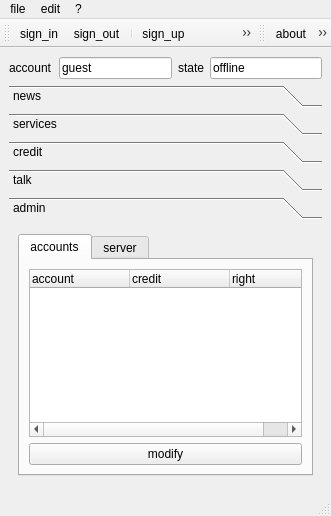
<ui version="4.0" >
 <class>Client</class>
 <widget class="QMainWindow" name="Client" >
  <property name="geometry" >
   <rect>
    <x>0</x>
    <y>0</y>
    <width>331</width>
    <height>516</height>
   </rect>
  </property>
  <property name="windowTitle" >
   <string>client</string>
  </property>
  <widget class="QWidget" name="centralwidget" >
   <layout class="QGridLayout" >
    <item row="0" column="0" >
     <layout class="QHBoxLayout" >
      <item>
       <widget class="QLabel" name="label" >
        <property name="text" >
         <string>account</string>
        </property>
       </widget>
      </item>
      <item>
       <widget class="QLineEdit" name="infoAccount" >
        <property name="enabled" >
         <bool>true</bool>
        </property>
        <property name="text" >
         <string>guest</string>
        </property>
        <property name="readOnly" >
         <bool>true</bool>
        </property>
       </widget>
      </item>
      <item>
       <widget class="QLabel" name="label_2" >
        <property name="text" >
         <string>state</string>
        </property>
       </widget>
      </item>
      <item>
       <widget class="QLineEdit" name="infoStatus" >
        <property name="enabled" >
         <bool>true</bool>
        </property>
        <property name="text" >
         <string>offline</string>
        </property>
        <property name="readOnly" >
         <bool>true</bool>
        </property>
       </widget>
      </item>
     </layout>
    </item>
    <item row="1" column="0" >
     <widget class="QToolBox" name="pageBox" >
      <property name="currentIndex" >
       <number>4</number>
      </property>
      <widget class="QWidget" name="news" >
       <property name="geometry" >
        <rect>
         <x>0</x>
         <y>0</y>
         <width>313</width>
         <height>236</height>
        </rect>
       </property>
       <attribute name="label" >
        <string>news</string>
       </attribute>
       <attribute name="icon" >
        <iconset resource="../resources/resources.qrc" >:/pages/images/newspaper.png</iconset>
       </attribute>
       <layout class="QGridLayout" >
        <item row="0" column="0" >
         <layout class="QVBoxLayout" >
          <item>
           <widget class="QTreeWidget" name="newsList" >
            <column>
             <property name="text" >
              <string>subject</string>
             </property>
            </column>
            <column>
             <property name="text" >
              <string>author</string>
             </property>
            </column>
            <column>
             <property name="text" >
              <string>date</string>
             </property>
            </column>
           </widget>
          </item>
          <item>
           <widget class="QPushButton" name="newsRead" >
            <property name="text" >
             <string>read</string>
            </property>
            <property name="icon" >
             <iconset resource="../resources/resources.qrc" >:/news/images/newspaper_go.png</iconset>
            </property>
           </widget>
          </item>
          <item>
           <layout class="QHBoxLayout" >
            <item>
             <widget class="QPushButton" name="newsAdd" >
              <property name="text" >
               <string>add</string>
              </property>
              <property name="icon" >
               <iconset resource="../resources/resources.qrc" >:/news/images/newspaper_add.png</iconset>
              </property>
             </widget>
            </item>
            <item>
             <widget class="QPushButton" name="newsDelete" >
              <property name="text" >
               <string>delete</string>
              </property>
              <property name="icon" >
               <iconset resource="../resources/resources.qrc" >:/news/images/newspaper_delete.png</iconset>
              </property>
             </widget>
            </item>
           </layout>
          </item>
         </layout>
        </item>
       </layout>
      </widget>
      <widget class="QWidget" name="services" >
       <property name="geometry" >
        <rect>
         <x>0</x>
         <y>0</y>
         <width>313</width>
         <height>236</height>
        </rect>
       </property>
       <attribute name="label" >
        <string>services</string>
       </attribute>
       <attribute name="icon" >
        <iconset resource="../resources/resources.qrc" >:/pages/images/bricks.png</iconset>
       </attribute>
       <layout class="QGridLayout" >
        <item row="0" column="0" >
         <layout class="QVBoxLayout" >
          <item>
           <widget class="QTabWidget" name="serviceBox" >
            <property name="currentIndex" >
             <number>0</number>
            </property>
            <widget class="QWidget" name="tab" >
             <attribute name="title" >
              <string>web</string>
             </attribute>
             <layout class="QGridLayout" >
              <item row="0" column="0" >
               <widget class="QListWidget" name="serviceWebList" />
              </item>
             </layout>
            </widget>
            <widget class="QWidget" name="tab_2" >
             <attribute name="title" >
              <string>stream</string>
             </attribute>
             <layout class="QGridLayout" >
              <item row="0" column="0" >
               <widget class="QListWidget" name="serviceStreamList" />
              </item>
             </layout>
            </widget>
           </widget>
          </item>
          <item>
           <layout class="QHBoxLayout" >
            <item>
             <widget class="QPushButton" name="serviceManage" >
              <property name="text" >
               <string>manage</string>
              </property>
              <property name="icon" >
               <iconset resource="../resources/resources.qrc" >:/services/images/brick_edit.png</iconset>
              </property>
             </widget>
            </item>
            <item>
             <widget class="QPushButton" name="serviceCredit" >
              <property name="text" >
               <string>credit</string>
              </property>
              <property name="icon" >
               <iconset resource="../resources/resources.qrc" >:/services/images/coins_add.png</iconset>
              </property>
             </widget>
            </item>
           </layout>
          </item>
          <item>
           <widget class="QPushButton" name="serviceAdd" >
            <property name="text" >
             <string>add_new_service</string>
            </property>
            <property name="icon" >
             <iconset resource="../resources/resources.qrc" >:/services/images/brick_add.png</iconset>
            </property>
           </widget>
          </item>
         </layout>
        </item>
       </layout>
      </widget>
      <widget class="QWidget" name="credit" >
       <property name="geometry" >
        <rect>
         <x>0</x>
         <y>0</y>
         <width>313</width>
         <height>236</height>
        </rect>
       </property>
       <attribute name="label" >
        <string>credit</string>
       </attribute>
       <attribute name="icon" >
        <iconset resource="../resources/resources.qrc" >:/pages/images/coins.png</iconset>
       </attribute>
       <layout class="QGridLayout" >
        <item row="0" column="0" >
         <layout class="QVBoxLayout" >
          <item>
           <layout class="QHBoxLayout" >
            <item>
             <widget class="QLabel" name="label_3" >
              <property name="text" >
               <string>currently</string>
              </property>
             </widget>
            </item>
            <item>
             <widget class="QLineEdit" name="creditCurrently" >
              <property name="enabled" >
               <bool>false</bool>
              </property>
              <property name="text" >
               <string>0</string>
              </property>
             </widget>
            </item>
           </layout>
          </item>
          <item>
           <widget class="QTabWidget" name="creditBox" >
            <property name="currentIndex" >
             <number>0</number>
            </property>
            <widget class="QWidget" name="web" >
             <attribute name="title" >
              <string>web</string>
             </attribute>
             <layout class="QGridLayout" >
              <item row="0" column="0" >
               <widget class="QListWidget" name="creditWebList" />
              </item>
             </layout>
            </widget>
            <widget class="QWidget" name="stream" >
             <attribute name="title" >
              <string>stream</string>
             </attribute>
             <layout class="QGridLayout" >
              <item row="0" column="0" >
               <widget class="QListWidget" name="creditStreamList" />
              </item>
             </layout>
            </widget>
           </widget>
          </item>
         </layout>
        </item>
       </layout>
      </widget>
      <widget class="QWidget" name="talk" >
       <property name="geometry" >
        <rect>
         <x>0</x>
         <y>0</y>
         <width>313</width>
         <height>236</height>
        </rect>
       </property>
       <attribute name="label" >
        <string>talk</string>
       </attribute>
       <attribute name="icon" >
        <iconset resource="../resources/resources.qrc" >:/pages/images/user_comment.png</iconset>
       </attribute>
       <layout class="QGridLayout" >
        <item row="0" column="0" >
         <layout class="QVBoxLayout" >
          <item>
           <widget class="QTabWidget" name="talkBox" >
            <property name="currentIndex" >
             <number>0</number>
            </property>
            <widget class="QWidget" name="mycontacts" >
             <attribute name="title" >
              <string>mycontacts</string>
             </attribute>
             <layout class="QGridLayout" >
              <item row="0" column="0" >
               <layout class="QVBoxLayout" >
                <item>
                 <widget class="QListWidget" name="talkMyContactsList" />
                </item>
                <item>
                 <layout class="QHBoxLayout" >
                  <item>
                   <widget class="QPushButton" name="talkMyContactsAdd" >
                    <property name="text" >
                     <string>add</string>
                    </property>
                    <property name="icon" >
                     <iconset resource="../resources/resources.qrc" >:/talk/images/user_add.png</iconset>
                    </property>
                   </widget>
                  </item>
                  <item>
                   <widget class="QPushButton" name="talkMyContactsDel" >
                    <property name="text" >
                     <string>delete</string>
                    </property>
                    <property name="icon" >
                     <iconset resource="../resources/resources.qrc" >:/talk/images/user_delete.png</iconset>
                    </property>
                   </widget>
                  </item>
                 </layout>
                </item>
               </layout>
              </item>
             </layout>
            </widget>
            <widget class="QWidget" name="allcontacts" >
             <attribute name="title" >
              <string>allcontacts</string>
             </attribute>
             <layout class="QGridLayout" >
              <item row="0" column="0" >
               <layout class="QVBoxLayout" >
                <item>
                 <widget class="QListWidget" name="talkAllContactsList" />
                </item>
                <item>
                 <layout class="QHBoxLayout" >
                  <item>
                   <widget class="QPushButton" name="talkAllContactsAdd" >
                    <property name="text" >
                     <string>talk_all_contacts_add</string>
                    </property>
                    <property name="icon" >
                     <iconset resource="../resources/resources.qrc" >:/talk/images/user_add.png</iconset>
                    </property>
                   </widget>
                  </item>
                 </layout>
                </item>
               </layout>
              </item>
             </layout>
            </widget>
           </widget>
          </item>
          <item>
           <widget class="QPushButton" name="talkOpen" >
            <property name="text" >
             <string>talk</string>
            </property>
            <property name="icon" >
             <iconset resource="../resources/resources.qrc" >:/talk/images/comment_edit.png</iconset>
            </property>
           </widget>
          </item>
         </layout>
        </item>
       </layout>
      </widget>
      <widget class="QWidget" name="admin" >
       <property name="geometry" >
        <rect>
         <x>0</x>
         <y>0</y>
         <width>313</width>
         <height>236</height>
        </rect>
       </property>
       <attribute name="label" >
        <string>admin</string>
       </attribute>
       <attribute name="icon" >
        <iconset resource="../resources/resources.qrc" >:/pages/images/key_delete.png</iconset>
       </attribute>
       <layout class="QGridLayout" >
        <item row="0" column="0" >
         <layout class="QVBoxLayout" >
          <item>
           <widget class="QTabWidget" name="adminBox" >
            <property name="currentIndex" >
             <number>0</number>
            </property>
            <widget class="QWidget" name="tab_3" >
             <attribute name="title" >
              <string>accounts</string>
             </attribute>
             <layout class="QGridLayout" >
              <item row="0" column="0" >
               <layout class="QVBoxLayout" >
                <item>
                 <widget class="QTreeWidget" name="adminAccountList" >
                  <column>
                   <property name="text" >
                    <string>account</string>
                   </property>
                  </column>
                  <column>
                   <property name="text" >
                    <string>credit</string>
                   </property>
                  </column>
                  <column>
                   <property name="text" >
                    <string>right</string>
                   </property>
                  </column>
                 </widget>
                </item>
                <item>
                 <widget class="QPushButton" name="adminModify" >
                  <property name="text" >
                   <string>modify</string>
                  </property>
                  <property name="icon" >
                   <iconset resource="../resources/resources.qrc" >:/admin/images/user_edit.png</iconset>
                  </property>
                 </widget>
                </item>
               </layout>
              </item>
             </layout>
            </widget>
            <widget class="QWidget" name="tab_4" >
             <attribute name="title" >
              <string>server</string>
             </attribute>
             <layout class="QGridLayout" >
              <item row="0" column="0" >
               <layout class="QGridLayout" >
                <item row="0" column="0" >
                 <widget class="QLabel" name="label_4" >
                  <property name="text" >
                   <string>halt_txt</string>
                  </property>
                 </widget>
                </item>
                <item row="1" column="0" >
                 <widget class="QPushButton" name="serverHalt" >
                  <property name="text" >
                   <string>halt</string>
                  </property>
                  <property name="icon" >
                   <iconset resource="../resources/resources.qrc" >:/admin/images/control_stop_blue.png</iconset>
                  </property>
                 </widget>
                </item>
                <item row="0" column="1" >
                 <widget class="QLabel" name="label_7" >
                  <property name="text" >
                   <string>reload_txt</string>
                  </property>
                 </widget>
                </item>
                <item row="1" column="1" >
                 <widget class="QPushButton" name="serverReload" >
                  <property name="text" >
                   <string>reload</string>
                  </property>
                  <property name="icon" >
                   <iconset resource="../resources/resources.qrc" >:/admin/images/control_repeat_blue.png</iconset>
                  </property>
                 </widget>
                </item>
                <item row="2" column="0" >
                 <widget class="QLabel" name="label_6" >
                  <property name="text" >
                   <string>play_txt</string>
                  </property>
                 </widget>
                </item>
                <item row="3" column="0" >
                 <widget class="QPushButton" name="serverPlay" >
                  <property name="text" >
                   <string>play</string>
                  </property>
                  <property name="icon" >
                   <iconset resource="../resources/resources.qrc" >:/admin/images/control_play_blue.png</iconset>
                  </property>
                 </widget>
                </item>
                <item row="2" column="1" >
                 <widget class="QLabel" name="label_5" >
                  <property name="text" >
                   <string>break_txt</string>
                  </property>
                 </widget>
                </item>
                <item row="3" column="1" >
                 <widget class="QPushButton" name="serverBreak" >
                  <property name="text" >
                   <string>break</string>
                  </property>
                  <property name="icon" >
                   <iconset resource="../resources/resources.qrc" >:/admin/images/control_pause_blue.png</iconset>
                  </property>
                 </widget>
                </item>
               </layout>
              </item>
             </layout>
            </widget>
           </widget>
          </item>
         </layout>
        </item>
       </layout>
      </widget>
     </widget>
    </item>
   </layout>
  </widget>
  <widget class="QMenuBar" name="menubar" >
   <property name="geometry" >
    <rect>
     <x>0</x>
     <y>0</y>
     <width>331</width>
     <height>26</height>
    </rect>
   </property>
   <widget class="QMenu" name="menuConnection" >
    <property name="title" >
     <string>file</string>
    </property>
    <addaction name="actionSignIn" />
    <addaction name="actionSignOut" />
    <addaction name="separator" />
    <addaction name="actionSignUp" />
    <addaction name="actionRefresh" />
    <addaction name="separator" />
    <addaction name="actionQuit" />
   </widget>
   <widget class="QMenu" name="menuEdit" >
    <property name="title" >
     <string>edit</string>
    </property>
    <addaction name="actionOptions" />
    <addaction name="separator" />
    <addaction name="actionAccounts" />
   </widget>
   <widget class="QMenu" name="menuHelp" >
    <property name="title" >
     <string>?</string>
    </property>
    <addaction name="actionAbout" />
   </widget>
   <addaction name="menuConnection" />
   <addaction name="menuEdit" />
   <addaction name="menuHelp" />
  </widget>
  <widget class="QStatusBar" name="statusbar" />
  <widget class="QToolBar" name="toolBarAction" >
   <property name="windowTitle" >
    <string>action</string>
   </property>
   <attribute name="toolBarArea" >
    <enum>TopToolBarArea</enum>
   </attribute>
   <attribute name="toolBarBreak" >
    <bool>false</bool>
   </attribute>
   <addaction name="actionSignIn" />
   <addaction name="actionSignOut" />
   <addaction name="separator" />
   <addaction name="actionSignUp" />
   <addaction name="actionRefresh" />
   <addaction name="separator" />
   <addaction name="actionQuit" />
  </widget>
  <widget class="QToolBar" name="toolBarHelp" >
   <property name="windowTitle" >
    <string>toolBar</string>
   </property>
   <attribute name="toolBarArea" >
    <enum>TopToolBarArea</enum>
   </attribute>
   <attribute name="toolBarBreak" >
    <bool>false</bool>
   </attribute>
   <addaction name="actionAbout" />
   <addaction name="actionLogo" />
  </widget>
  <action name="actionSignIn" >
   <property name="icon" >
    <iconset resource="../resources/resources.qrc" >:/toolbar/images/connect.png</iconset>
   </property>
   <property name="text" >
    <string>sign_in</string>
   </property>
  </action>
  <action name="actionSignOut" >
   <property name="icon" >
    <iconset resource="../resources/resources.qrc" >:/toolbar/images/disconnect.png</iconset>
   </property>
   <property name="text" >
    <string>sign_out</string>
   </property>
  </action>
  <action name="actionQuit" >
   <property name="icon" >
    <iconset resource="../resources/resources.qrc" >:/toolbar/images/door.png</iconset>
   </property>
   <property name="text" >
    <string>quit</string>
   </property>
  </action>
  <action name="actionSignUp" >
   <property name="icon" >
    <iconset resource="../resources/resources.qrc" >:/toolbar/images/database_save.png</iconset>
   </property>
   <property name="text" >
    <string>sign_up</string>
   </property>
  </action>
  <action name="actionRefresh" >
   <property name="icon" >
    <iconset resource="../resources/resources.qrc" >:/toolbar/images/database_refresh.png</iconset>
   </property>
   <property name="text" >
    <string>refresh</string>
   </property>
  </action>
  <action name="actionOptions" >
   <property name="icon" >
    <iconset resource="../resources/resources.qrc" >:/toolbar/images/wrench.png</iconset>
   </property>
   <property name="text" >
    <string>options</string>
   </property>
  </action>
  <action name="actionAccounts" >
   <property name="icon" >
    <iconset resource="../resources/resources.qrc" >:/toolbar/images/group_gear.png</iconset>
   </property>
   <property name="text" >
    <string>accounts</string>
   </property>
  </action>
  <action name="actionAbout" >
   <property name="icon" >
    <iconset resource="../resources/resources.qrc" >:/toolbar/images/help.png</iconset>
   </property>
   <property name="text" >
    <string>about</string>
   </property>
  </action>
  <action name="actionLogo" >
   <property name="icon" >
    <iconset resource="../resources/resources.qrc" >:/toolbar/images/logo.png</iconset>
   </property>
   <property name="text" >
    <string>logo</string>
   </property>
  </action>
 </widget>
 <layoutdefault spacing="6" margin="9" />
 <resources>
  <include location="../resources/resources.qrc" />
 </resources>
 <connections>
  <connection>
   <sender>serviceWebList</sender>
   <signal>doubleClicked(QModelIndex)</signal>
   <receiver>serviceManage</receiver>
   <slot>click()</slot>
   <hints>
    <hint type="sourcelabel" >
     <x>86</x>
     <y>250</y>
    </hint>
    <hint type="destinationlabel" >
     <x>80</x>
     <y>351</y>
    </hint>
   </hints>
  </connection>
  <connection>
   <sender>serviceStreamList</sender>
   <signal>doubleClicked(QModelIndex)</signal>
   <receiver>serviceManage</receiver>
   <slot>click()</slot>
   <hints>
    <hint type="sourcelabel" >
     <x>101</x>
     <y>223</y>
    </hint>
    <hint type="destinationlabel" >
     <x>91</x>
     <y>351</y>
    </hint>
   </hints>
  </connection>
  <connection>
   <sender>talkMyContactsList</sender>
   <signal>doubleClicked(QModelIndex)</signal>
   <receiver>talkOpen</receiver>
   <slot>click()</slot>
   <hints>
    <hint type="sourcelabel" >
     <x>84</x>
     <y>293</y>
    </hint>
    <hint type="destinationlabel" >
     <x>107</x>
     <y>447</y>
    </hint>
   </hints>
  </connection>
  <connection>
   <sender>talkAllContactsList</sender>
   <signal>doubleClicked(QModelIndex)</signal>
   <receiver>talkOpen</receiver>
   <slot>click()</slot>
   <hints>
    <hint type="sourcelabel" >
     <x>130</x>
     <y>293</y>
    </hint>
    <hint type="destinationlabel" >
     <x>118</x>
     <y>447</y>
    </hint>
   </hints>
  </connection>
  <connection>
   <sender>adminAccountList</sender>
   <signal>doubleClicked(QModelIndex)</signal>
   <receiver>adminModify</receiver>
   <slot>click()</slot>
   <hints>
    <hint type="sourcelabel" >
     <x>83</x>
     <y>318</y>
    </hint>
    <hint type="destinationlabel" >
     <x>169</x>
     <y>454</y>
    </hint>
   </hints>
  </connection>
  <connection>
   <sender>newsList</sender>
   <signal>doubleClicked(QModelIndex)</signal>
   <receiver>newsRead</receiver>
   <slot>click()</slot>
   <hints>
    <hint type="sourcelabel" >
     <x>161</x>
     <y>200</y>
    </hint>
    <hint type="destinationlabel" >
     <x>162</x>
     <y>310</y>
    </hint>
   </hints>
  </connection>
 </connections>
</ui>
